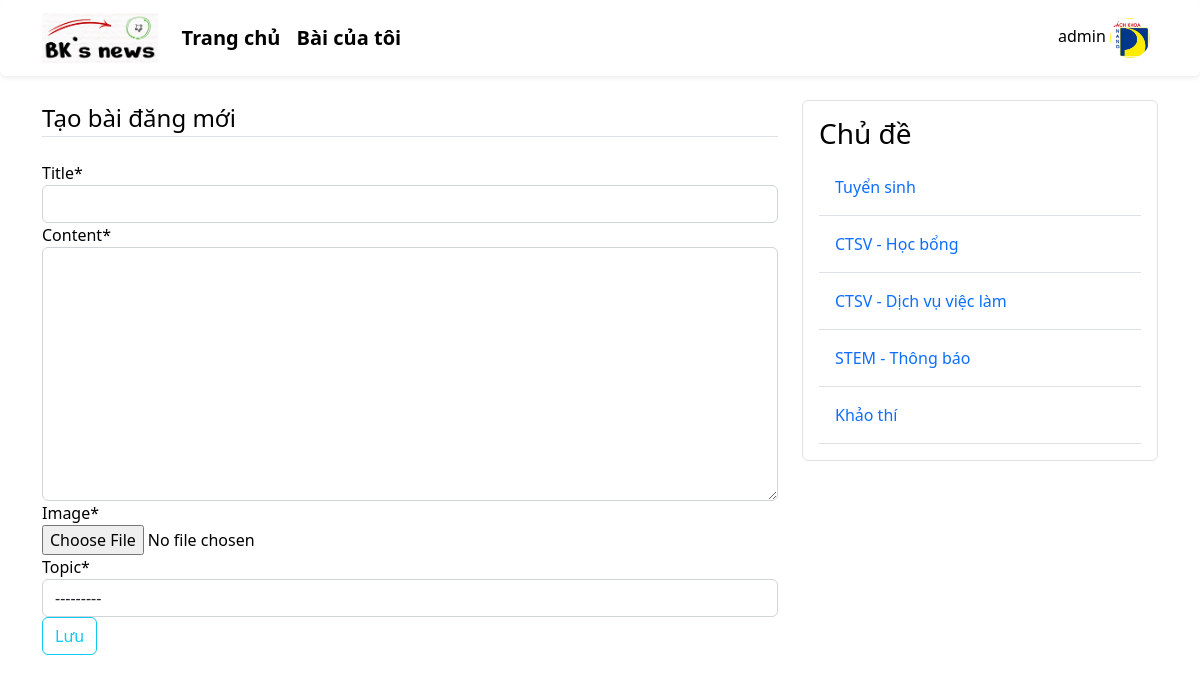
Before: /post/create/ (signed in) with the older database file.
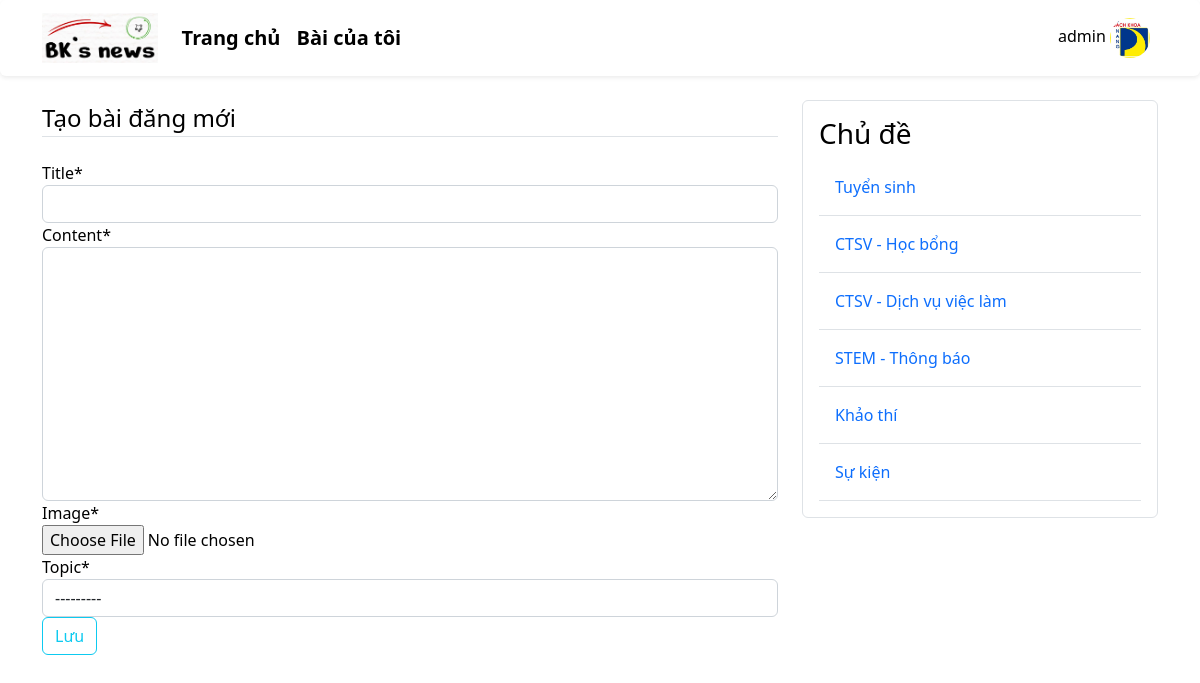
After: the same page with the newer database file.
### post_app/models.py (models this page shows)
class Topic(models.Model):
    name = models.TextField(max_length=256)
    def __str__(self):
        return self.name

### post_app/views.py (the view, shortened to what this page needs)
# urls.py: path('post/create/', PostCreateView.as_view(), name='post-create'),
class PostCreateView(LoginRequiredMixin, CreateView):
    model = Post
    template_name = 'post/form.html'
    fields = ['title', 'content', 'image', 'topic']
    def get_context_data(self, **kwargs):
        context = super(PostCreateView, self).get_context_data(**kwargs)
        context['status'] = 'create'
        context['topics'] = Topic.objects.all()
        return context

### post_app/templates/post/form.html (shortened to what this page needs)
{% extends 'base.html' %}
{% load crispy_forms_tags %}
{% block post_content %}
<div class="content-section">
    <form action="" method="post" enctype="multipart/form-data">
        <fieldset class="form-group">
            <legend class="border-bottom mb-4">
                {% if status == 'create' %}
                    Tạo bài đăng mới
                {% endif %}
            </legend>
            {{ form|crispy }}
        </fieldset>
        <div class="form-group">
            <button class="btn btn-outline-info" type="submit">Lưu</button>
        </div>
    </form>
</div>
{% endblock post_content %}
{% block topic_content %}
    {% include 'topic/topic_sidebar.html' %}
{% endblock topic_content %}

### post_app/templates/topic/topic_sidebar.html
<div class="content-section border p-3 rounded">
    <h3>Chủ đề</h3>
    {% for topic in topics %}
        <a href="{% url 'topic-posts' topic.id %}" class="topic-link">
            <div class="border-bottom w-100 p-3">
                {{topic.name}}
            </div>
        </a>
    {% endfor%}
</div>

Changed rows visible on the page:
added Topic: name "Sự kiện"
